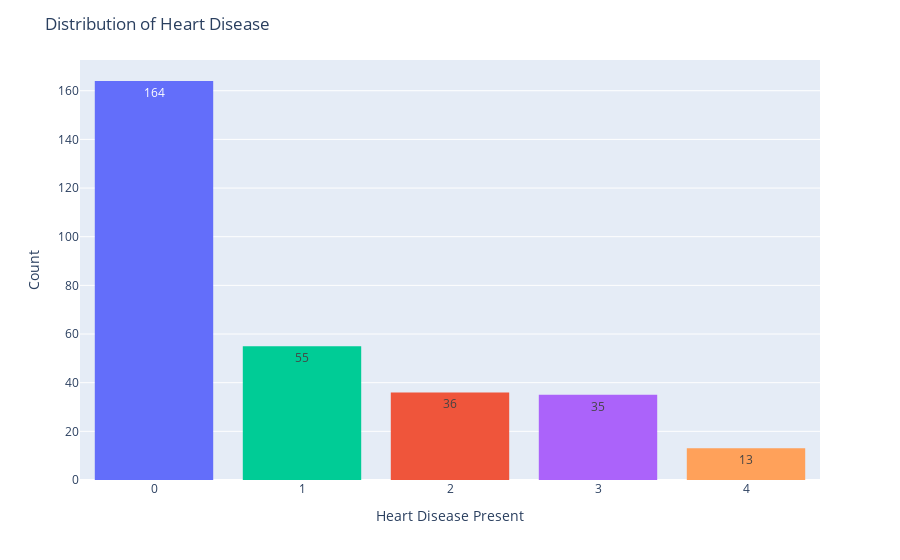

This figure's notebook cell:
### Markdown cell above
### Target variable distribution

### Code cell
fig = px.histogram(
    df, x="target",
    color="target",       # adds color by class
    text_auto=True        # show counts on bars
)

fig.update_layout(
    title="Distribution of Heart Disease",
    xaxis_title="Heart Disease Present",
    yaxis_title="Count",
    bargap=0.2,
    showlegend=False
)

fig.show()

### Figure 1 — Plotly figure (JSON) as saved in the notebook; plotly's stock layout.template omitted (floating-point values rounded to 4 significant figures; data arrays with more than 128 entries replaced by an {"elided": "..."} marker saying what was removed)
{"data": [{"bingroup": "x", "hovertemplate": "target=%{x}<br>count=%{y}<extra></extra>", "legendgroup": "0", "marker": {"color": "#636efa", "pattern": {"shape": ""}}, "name": "0", "orientation": "v", "showlegend": true, "texttemplate": "%{value}", "type": "histogram", "x": {"elided": "164 int values"}, "xaxis": "x", "yaxis": "y"}, {"bingroup": "x", "hovertemplate": "target=%{x}<br>count=%{y}<extra></extra>", "legendgroup": "2", "marker": {"color": "#EF553B", "pattern": {"shape": ""}}, "name": "2", "orientation": "v", "showlegend": true, "texttemplate": "%{value}", "type": "histogram", "x": [2, 2, 2, 2, 2, 2, 2, 2, 2, 2, 2, 2, 2, 2, 2, 2, 2, 2, 2, 2, 2, 2, 2, 2, 2, 2, 2, 2, 2, 2, 2, 2, 2, 2, 2, 2], "xaxis": "x", "yaxis": "y"}, {"bingroup": "x", "hovertemplate": "target=%{x}<br>count=%{y}<extra></extra>", "legendgroup": "1", "marker": {"color": "#00cc96", "pattern": {"shape": ""}}, "name": "1", "orientation": "v", "showlegend": true, "texttemplate": "%{value}", "type": "histogram", "x": [1, 1, 1, 1, 1, 1, 1, 1, 1, 1, 1, 1, 1, 1, 1, 1, 1, 1, 1, 1, 1, 1, 1, 1, 1, 1, 1, 1, 1, 1, 1, 1, 1, 1, 1, 1, 1, 1, 1, 1, 1, 1, 1, 1, 1, 1, 1, 1, 1, 1, 1, 1, 1, 1, 1], "xaxis": "x", "yaxis": "y"}, {"bingroup": "x", "hovertemplate": "target=%{x}<br>count=%{y}<extra></extra>", "legendgroup": "3", "marker": {"color": "#ab63fa", "pattern": {"shape": ""}}, "name": "3", "orientation": "v", "showlegend": true, "texttemplate": "%{value}", "type": "histogram", "x": [3, 3, 3, 3, 3, 3, 3, 3, 3, 3, 3, 3, 3, 3, 3, 3, 3, 3, 3, 3, 3, 3, 3, 3, 3, 3, 3, 3, 3, 3, 3, 3, 3, 3, 3], "xaxis": "x", "yaxis": "y"}, {"bingroup": "x", "hovertemplate": "target=%{x}<br>count=%{y}<extra></extra>", "legendgroup": "4", "marker": {"color": "#FFA15A", "pattern": {"shape": ""}}, "name": "4", "orientation": "v", "showlegend": true, "texttemplate": "%{value}", "type": "histogram", "x": [4, 4, 4, 4, 4, 4, 4, 4, 4, 4, 4, 4, 4], "xaxis": "x", "yaxis": "y"}], "layout": {"bargap": 0.2, "barmode": "relative", "legend": {"title": {"text": "target"}, "tracegroupgap": 0}, "margin": {"t": 60}, "showlegend": false, "title": {"text": "Distribution of Heart Disease"}, "xaxis": {"anchor": "y", "categoryarray": [0, 2, 1, 3, 4], "categoryorder": "array", "domain": [0, 1], "title": {"text": "Heart Disease Present"}}, "yaxis": {"anchor": "x", "domain": [0, 1], "title": {"text": "Count"}}}}
